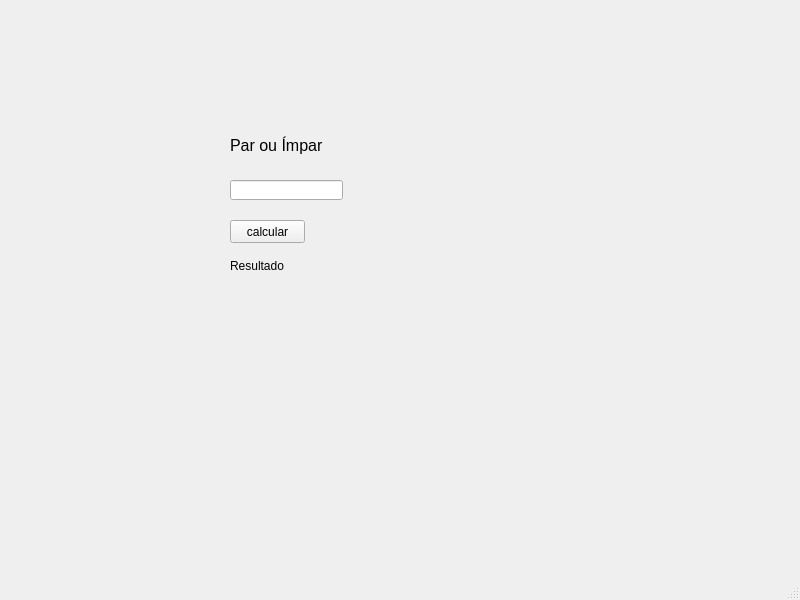
<?xml version="1.0" encoding="UTF-8"?>
<ui version="4.0">
 <class>MainWindow</class>
 <widget class="QMainWindow" name="MainWindow">
  <property name="geometry">
   <rect>
    <x>0</x>
    <y>0</y>
    <width>800</width>
    <height>600</height>
   </rect>
  </property>
  <property name="windowTitle">
   <string>MainWindow</string>
  </property>
  <widget class="QWidget" name="centralwidget">
   <widget class="QLineEdit" name="num">
    <property name="geometry">
     <rect>
      <x>230</x>
      <y>180</y>
      <width>113</width>
      <height>20</height>
     </rect>
    </property>
   </widget>
   <widget class="QLabel" name="label_2">
    <property name="geometry">
     <rect>
      <x>230</x>
      <y>130</y>
      <width>391</width>
      <height>31</height>
     </rect>
    </property>
    <property name="font">
     <font>
      <pointsize>12</pointsize>
     </font>
    </property>
    <property name="text">
     <string>Par ou Ímpar</string>
    </property>
   </widget>
   <widget class="QPushButton" name="btn">
    <property name="geometry">
     <rect>
      <x>230</x>
      <y>220</y>
      <width>75</width>
      <height>23</height>
     </rect>
    </property>
    <property name="text">
     <string>calcular</string>
    </property>
   </widget>
   <widget class="QLabel" name="result">
    <property name="geometry">
     <rect>
      <x>230</x>
      <y>250</y>
      <width>391</width>
      <height>31</height>
     </rect>
    </property>
    <property name="text">
     <string>Resultado</string>
    </property>
   </widget>
  </widget>
  <widget class="QMenuBar" name="menubar">
   <property name="geometry">
    <rect>
     <x>0</x>
     <y>0</y>
     <width>800</width>
     <height>21</height>
    </rect>
   </property>
  </widget>
  <widget class="QStatusBar" name="statusbar"/>
 </widget>
 <resources/>
 <connections/>
</ui>
